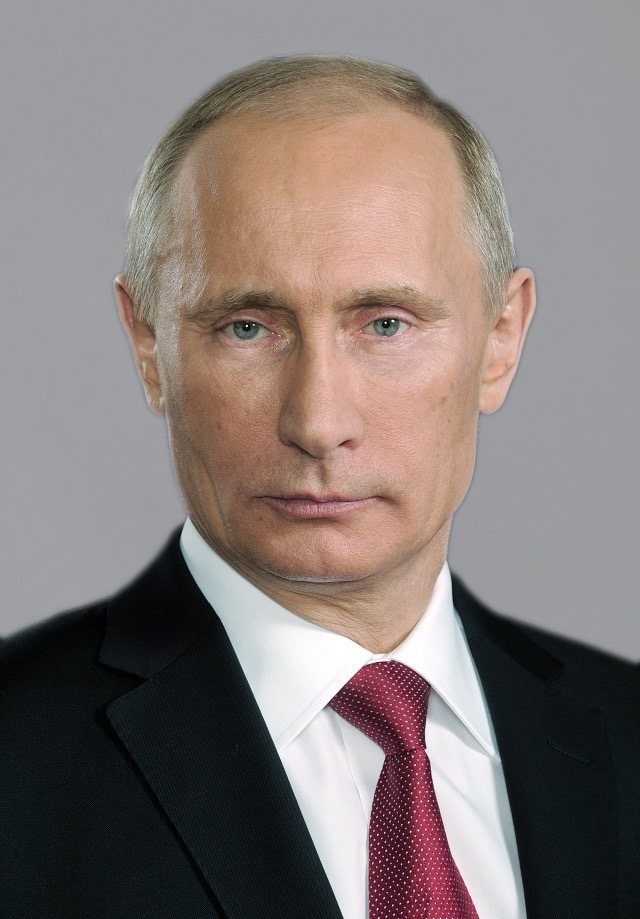
#> input picture OpenCV1/Putin.jpg, 640 x 919 px, found by its file name
$ python thresholding.py
#> lines starting #> are read from the running program, lines starting #| are printed output that depends on the picture; after the words box and inside, x2 and y2 are one past the last pixel; in counts of white or black regions, pixels touching at a corner belong together
#thresholding is a binarization of an image
#we take an image and convert it into a binary image
#pixels are either 0(black) or 1(white)
#you can set a thresholding value, above it is white and below it becomes black
import cv2 as cv
import numpy as np

img = cv.imread("/home/nishant/Documents/opencv/Putin.jpg")
#> img is the input picture: shape (919, 640, 3); mean B, G, R 119.5, 122.3, 132.8
cv.imshow("Original Image",img)

gray = cv.cvtColor(img, cv.COLOR_BGR2GRAY)
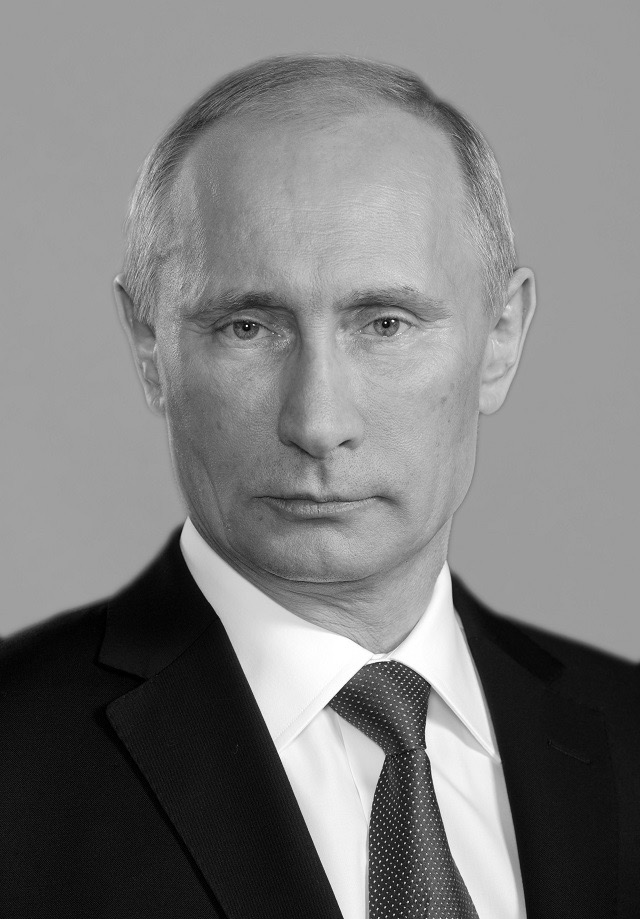
#> gray: shape (919, 640); min 0, max 255, mean 125.1
cv.imshow("Gray version",gray)

#SIMPLE THRESHOLDING
thresholds,thresh = cv.threshold(gray, 150, 255,cv.THRESH_BINARY)
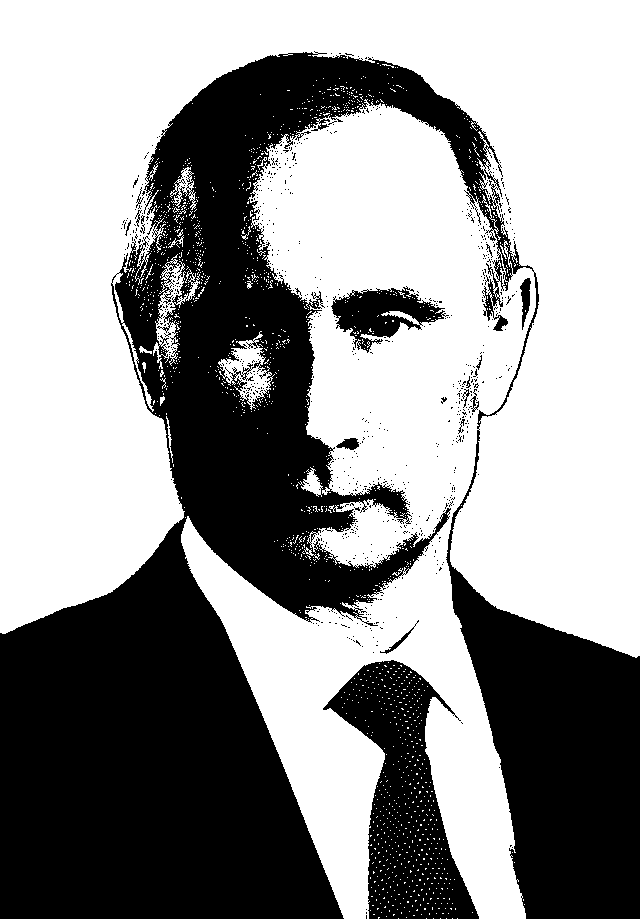
#> thresh: shape (919, 640); 58.7% white; 773 black regions (756 under 20 px), largest, box (x1, y1, x2, y2) and area: (0, 51, 640, 919) 218202, (323, 660, 479, 919) 18777, (331, 286, 449, 353) 3657
#150->thresholded value
#more than 150-> set it to 255
#THRESH_BINARY-> looks at the image, compares each pixel value to 150
#thresh->thresholded image(binarized image), thresholds=150
cv.imshow("Simple threshold",thresh)

#create inverse thresholded image
thresholds,thresh_inv = cv.threshold(gray,150,255,cv.THRESH_BINARY_INV)
cv.imshow("Simple threshold inverse",thresh_inv)

#ADAPTIVE thresholding
#in above cases, we have manually supplied a threshold value
#so we will let computer decide the optimal threshold value
adaptive_thresh = cv.adaptiveThreshold(gray,255,cv.ADAPTIVE_THRESH_MEAN_C,cv.THRESH_BINARY,11,3)
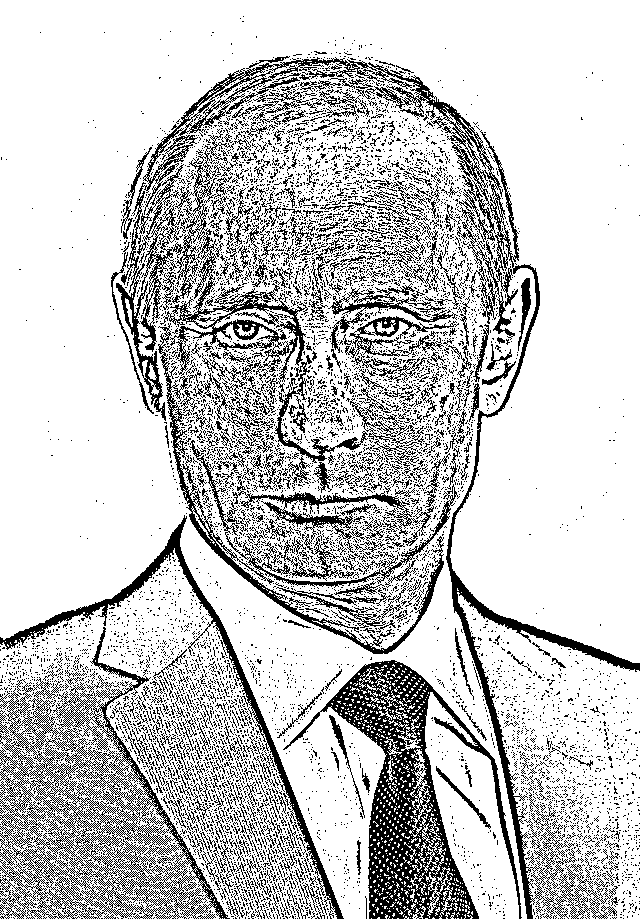
#> adaptive_thresh: shape (919, 640); 78.5% white; black in thin lines or dots
#you have to supply the kernel size also
#C is an integer value that is subtracted from the mean
cv.imshow("Adaptive thresholding",adaptive_thresh)

cv.waitKey(0)

$ run again, with OpenCV1/selfie.jpg copied over OpenCV1/Putin.jpg
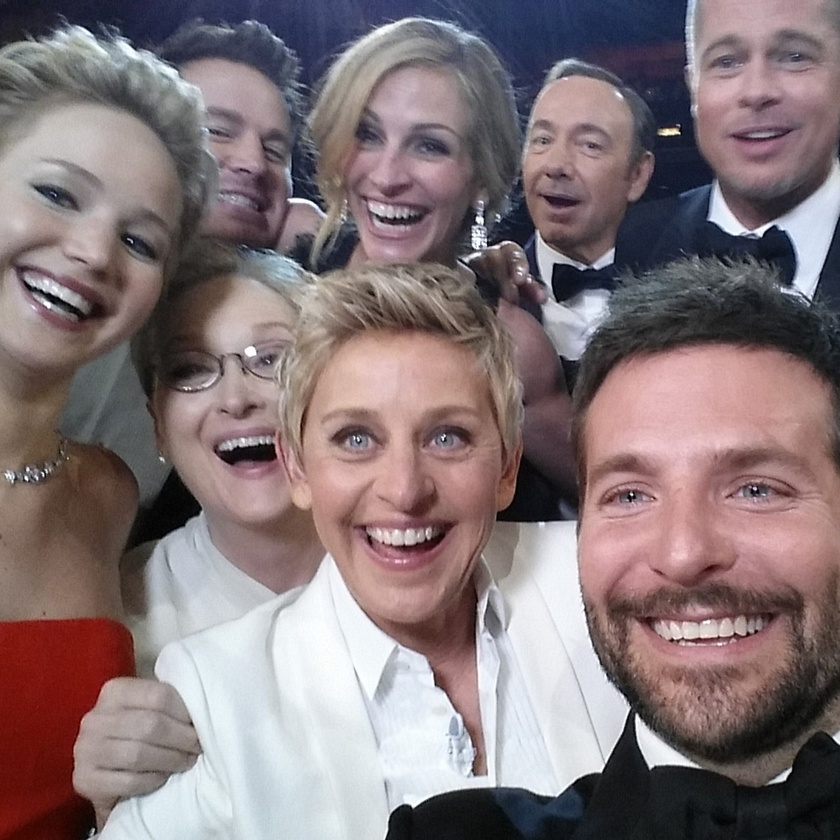
#> input picture OpenCV1/selfie.jpg, 840 x 840 px, shrunk from 1180 x 1180 before the run, found by its file name
#> img is the input picture: shape (840, 840, 3); mean B, G, R 119.7, 117.2, 132.2
#> `thresholds,thresh = cv.threshold(gray, 150, 255,cv.THRESH_BINARY)`:
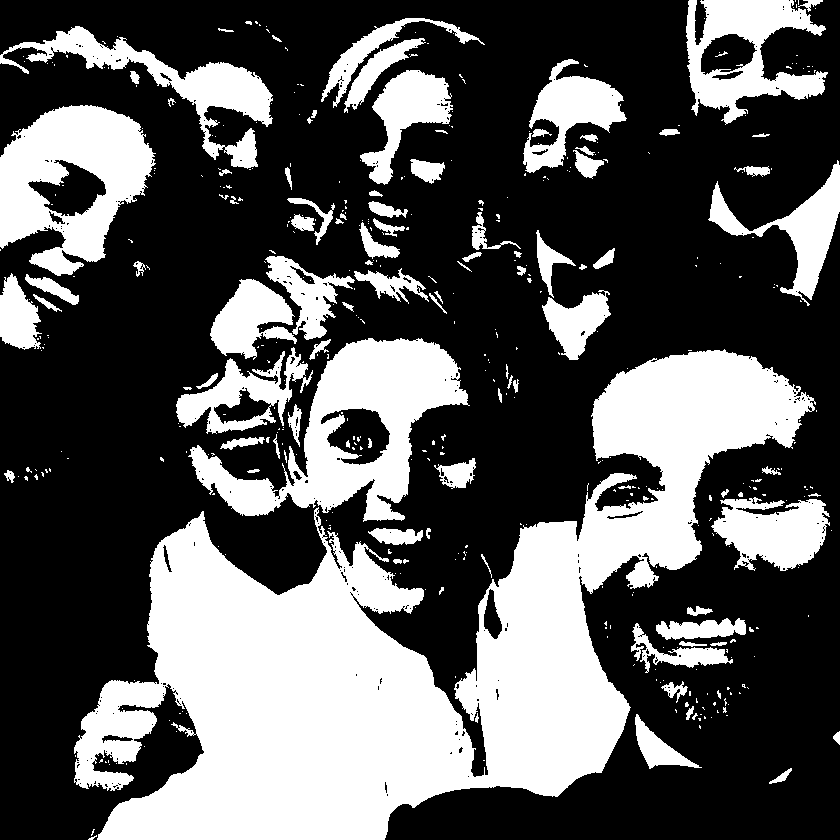
#> thresh: shape (840, 840); 35.2% white; 445 white regions (345 under 20 px), largest, box (x1, y1, x2, y2) and area: (74, 349, 816, 840) 139014, (188, 338, 470, 522) 20069, (0, 105, 156, 276) 15562
#> `adaptive_thresh = cv.adaptiveThreshold(gray,255,cv.ADAPTIVE_THRESH_MEA..`:
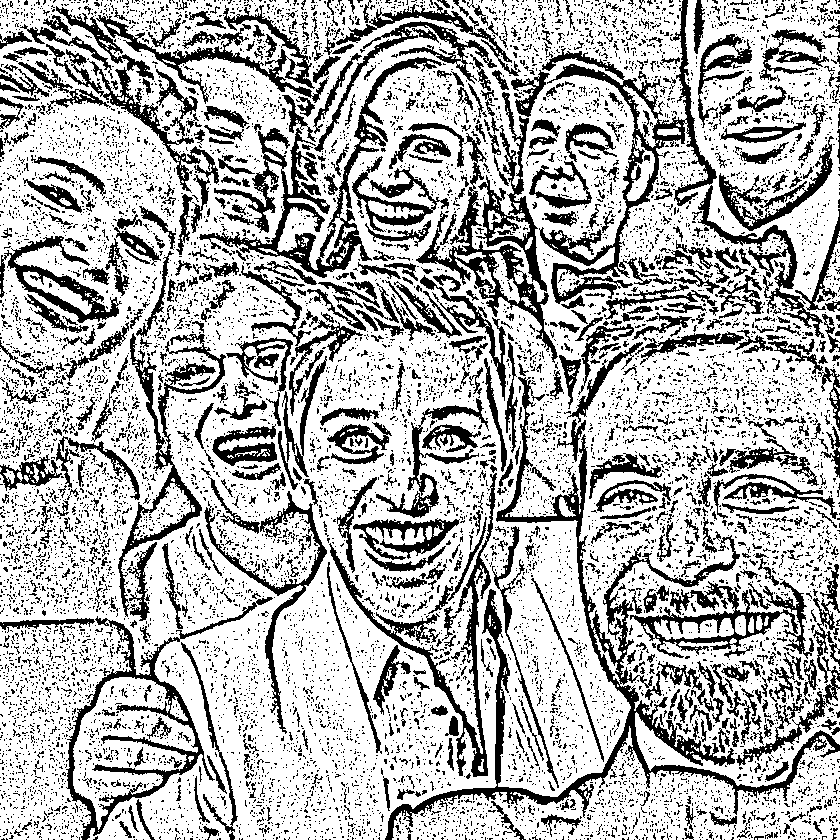
#> adaptive_thresh: shape (840, 840); 70.4% white; 10970 black regions (10136 under 20 px), largest, box (x1, y1, x2, y2) and area: (385, 377, 840, 840) 13198, (539, 0, 717, 304) 7732, (199, 57, 442, 278) 7364
